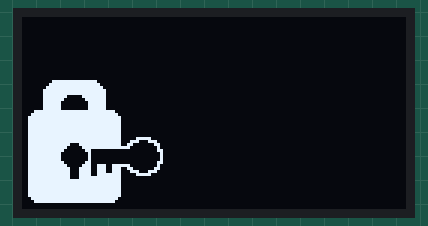
Recording of a program running on a simulated MicroPython board. Parts: 128×64 one-colour display. Library files of the repository ran but are not shown: ssd1306.py.

Above: at 0.31 s.
At 0.69 s:
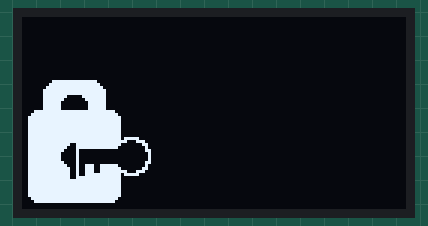
At 1.2 s:
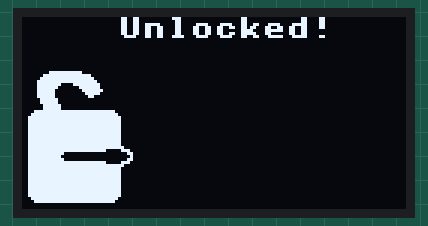

The program:

main.py
```python
import ssd1306
import framebuf
import machine
import frames
import time

frms=frames.init_frames()
fseq=[0,1,2,3,4,5,5,5,5,5]
i2c0=machine.I2C(0,scl=machine.Pin(5),sda=machine.Pin(4),freq=400000)
d=ssd1306.SSD1306_I2C(128,64,i2c0,0x3c)
delay=1/6

while True:
    for i in fseq:
        time.sleep(delay)
        fbuf=framebuf.FrameBuffer(frms[i],48,48,framebuf.MONO_HMSB)
        d.fill(0)
        d.blit(fbuf,0,16,0)
        if i==5:
            d.text('Unlocked!',32,0)
        d.show()
```

frames.py
```python
def init_frames():
    return [bytearray(b'\x00\x00\x00\x00\x00\x00\x00\x00\x00\x00\x00\x00\x00\x00\x00\x00\x00\x00\x00\x00\x00\x00\x00\x00\x00\x00\x00\x00\x00\x00\x00\xfc\xff\x01\x00\x00\x00\xfe\xff\x03\x00\x00\x00\xff\xff\x07\x00\x00\x80\xff\xff\x0f\x00\x00\x80\xff\xff\x0f\x00\x00\x80\x7f\xf0\x0f\x00\x00\x80?\xe0\x0f\x00\x00\x80\x1f\xc0\x0f\x00\x00\x80\x1f\xc0\x0f\x00\x00\x80\x1f\xc0\x0f\x00\x00\xf0\xff\xff\x7f\x00\x00\xf8\xff\xff\xff\x00\x00\xfc\xff\xff\xff\x01\x00\xfc\xff\xff\xff\x01\x00\xfc\xff\xff\xff\x01\x00\xfc\xff\xff\xff\x01\x00\xfc\xff\xff\xff\x01\x00\xfc\xff\xff\xff\x01\x00\xfc\xff\xff\xff\x01\x00\xfc\xff\xff\xff\xc1\x07\xfc\xff\xff\xffq\x1c\xfc\xff\xf8\xff\x190\xfc\x7f\xf0\xff\x0f \xfc?`\x00\x00`\xfc\x1f@\x00\x00@\xfc\x1f@\x00\x00@\xfc\x1f@\x00\x00@\xfc?`\x00\x00`\xfc\x7fp\xce\x0f \xfc\xffx\xce\x190\xfc\xffx\xceq\x1c\xfc\xffx\xfe\xc1\x07\xfc\xff\xf8\xff\x01\x00\xfc\xff\xff\xff\x01\x00\xfc\xff\xff\xff\x01\x00\xfc\xff\xff\xff\x01\x00\xfc\xff\xff\xff\x01\x00\xfc\xff\xff\xff\x01\x00\xfc\xff\xff\xff\x01\x00\xf8\xff\xff\xff\x00\x00\xf0\xff\xff\x7f\x00\x00\x00\x00\x00\x00\x00\x00\x00\x00\x00\x00\x00\x00'), bytearray(b'\x00\x00\x00\x00\x00\x00\x00\x00\x00\x00\x00\x00\x00\x00\x00\x00\x00\x00\x00\x00\x00\x00\x00\x00\x00\x00\x00\x00\x00\x00\x00\xfc\xff\x01\x00\x00\x00\xfe\xff\x03\x00\x00\x00\xff\xff\x07\x00\x00\x80\xff\xff\x0f\x00\x00\x80\xff\xff\x0f\x00\x00\x80\x7f\xf0\x0f\x00\x00\x80?\xe0\x0f\x00\x00\x80\x1f\xc0\x0f\x00\x00\x80\x1f\xc0\x0f\x00\x00\x80\x1f\xc0\x0f\x00\x00\xf0\xff\xff\x7f\x00\x00\xf8\xff\xff\xff\x00\x00\xfc\xff\xff\xff\x01\x00\xfc\xff\xff\xff\x01\x00\xfc\xff\xff\xff\x01\x00\xfc\xff\xff\xff\x01\x00\xfc\xff\xff\xff\x01\x00\xfc\xff\xff\xff\x01\x00\xfc\xff\xff\xff\x01\x00\xfc\xff\xff\xff\xf1\x01\xfc\xff\xff\xff\x1d\x07\xfc\xff\xf8\xff\x07\x0c\xfc\x7f\xf0\xff\x03\x08\xfc?\x10\x00\x00\x18\xfc\x1f\x10\x00\x00\x10\xfc\x1f\x10\x00\x00\x10\xfc\x1f\x10\x00\x00\x10\xfc?\x10\x00\x00\x18\xfc\x7f\x90\xf3\x03\x08\xfc\xff\x98\xf3\x07\x0c\xfc\xff\x98\xf3\x1d\x07\xfc\xff\x98\xff\xf1\x01\xfc\xff\xf8\xff\x01\x00\xfc\xff\xff\xff\x01\x00\xfc\xff\xff\xff\x01\x00\xfc\xff\xff\xff\x01\x00\xfc\xff\xff\xff\x01\x00\xfc\xff\xff\xff\x01\x00\xfc\xff\xff\xff\x01\x00\xf8\xff\xff\xff\x00\x00\xf0\xff\xff\x7f\x00\x00\x00\x00\x00\x00\x00\x00\x00\x00\x00\x00\x00\x00'), bytearray(b'\x00\x00\x00\x00\x00\x00\x00\x00\x00\x00\x00\x00\x00\x00\x00\x00\x00\x00\x00\x00\x00\x00\x00\x00\x00\x00\x00\x00\x00\x00\x00\xfc\xff\x01\x00\x00\x00\xfe\xff\x03\x00\x00\x00\xff\xff\x07\x00\x00\x80\xff\xff\x0f\x00\x00\x80\xff\xff\x0f\x00\x00\x80\x7f\xf0\x0f\x00\x00\x80?\xe0\x0f\x00\x00\x80\x1f\xc0\x0f\x00\x00\x80\x1f\xc0\x0f\x00\x00\x80\x1f\xc0\x0f\x00\x00\xf0\xff\xff\x7f\x00\x00\xf8\xff\xff\xff\x00\x00\xfc\xff\xff\xff\x01\x00\xfc\xff\xff\xff\x01\x00\xfc\xff\xff\xff\x01\x00\xfc\xff\xff\xff\x01\x00\xfc\xff\xff\xff\x01\x00\xfc\xff\xff\xff\x01\x00\xfc\xff\xff\xff\x01\x00\xfc\xff\xff\xff}\x00\xfc\xff\xff\xff\xc7\x01\xfc\xff\xfc\xff\x01\x03\xfc\x7f\xfc\xff\x00\x02\xfc?\x04\x00\x00\x06\xfc\x1f\x04\x00\x00\x04\xfc\x1f\x04\x00\x00\x04\xfc\x1f\x04\x00\x00\x04\xfc?\x04\x00\x00\x06\xfc\x7f\xe4\xfc\x00\x02\xfc\xff\xe4\xfc\x01\x03\xfc\xff\xe4\xfc\xc7\x01\xfc\xff\xe4\xff}\x00\xfc\xff\xfc\xff\x01\x00\xfc\xff\xff\xff\x01\x00\xfc\xff\xff\xff\x01\x00\xfc\xff\xff\xff\x01\x00\xfc\xff\xff\xff\x01\x00\xfc\xff\xff\xff\x01\x00\xfc\xff\xff\xff\x01\x00\xf8\xff\xff\xff\x00\x00\xf0\xff\xff\x7f\x00\x00\x00\x00\x00\x00\x00\x00\x00\x00\x00\x00\x00\x00'), bytearray(b'\x00\x00\x00\x00\x00\x00\x00\x00\x00\x00\x00\x00\x00\x00\x00\x00\x00\x00\x00\x00\x00\x00\x00\x00\x00\x00\x00\x00\x00\x00\x00\xfc\xff\x01\x00\x00\x00\xfe\xff\x03\x00\x00\x00\xff\xff\x07\x00\x00\x80\xff\xff\x0f\x00\x00\x80\xff\xff\x0f\x00\x00\x80\x7f\xf0\x0f\x00\x00\x80?\xe0\x0f\x00\x00\x80\x1f\xc0\x0f\x00\x00\x80\x1f\xc0\x0f\x00\x00\x80\x1f\xc0\x0f\x00\x00\xf0\xff\xff\x7f\x00\x00\xf8\xff\xff\xff\x00\x00\xfc\xff\xff\xff\x01\x00\xfc\xff\xff\xff\x01\x00\xfc\xff\xff\xff\x01\x00\xfc\xff\xff\xff\x01\x00\xfc\xff\xff\xff\x01\x00\xfc\xff\xff\xff\x01\x00\xfc\xff\xff\xff\x01\x00\xfc\xff\xff\xff\x1f\x00\xfc\xff\xff\xffq\x00\xfc\xff\xff\x7f\xc0\x00\xfc\x7f\xff?\x80\x00\xfc?\x01\x00\x80\x01\xfc\x1f\x01\x00\x00\x01\xfc\x1f\x01\x00\x00\x01\xfc\x1f\x01\x00\x00\x01\xfc?\x01\x00\x80\x01\xfc\x7f9?\x80\x00\xfc\xff9\x7f\xc0\x00\xfc\xff9\xffq\x00\xfc\xff\xf9\xff\x1f\x00\xfc\xff\xff\xff\x01\x00\xfc\xff\xff\xff\x01\x00\xfc\xff\xff\xff\x01\x00\xfc\xff\xff\xff\x01\x00\xfc\xff\xff\xff\x01\x00\xfc\xff\xff\xff\x01\x00\xfc\xff\xff\xff\x01\x00\xf8\xff\xff\xff\x00\x00\xf0\xff\xff\x7f\x00\x00\x00\x00\x00\x00\x00\x00\x00\x00\x00\x00\x00\x00'), bytearray(b'\x00\x00\x00\x00\x00\x00\x00\x00\x00\x00\x00\x00\x00\x00\x00\x00\x00\x00\x00\x00\x00\x00\x00\x00\x00\x00\x00\x00\x00\x00\x00\xfc\xff\x01\x00\x00\x00\xfe\xff\x03\x00\x00\x00\xff\xff\x07\x00\x00\x80\xff\xff\x0f\x00\x00\x80\xff\xff\x0f\x00\x00\x80\x7f\xf0\x0f\x00\x00\x80?\xe0\x0f\x00\x00\x80\x1f\xc0\x0f\x00\x00\x80\x1f\xc0\x0f\x00\x00\x80\x1f\xc0\x0f\x00\x00\xf0\xff\xff\x7f\x00\x00\xf8\xff\xff\xff\x00\x00\xfc\xff\xff\xff\x01\x00\xfc\xff\xff\xff\x01\x00\xfc\xff\xff\xff\x01\x00\xfc\xff\xff\xff\x01\x00\xfc\xff\xff\xff\x01\x00\xfc\xff\xff\xff\x01\x00\xfc\xff\xff\xff\x01\x00\xfc\xff\xff\xff\x07\x00\xfc\xff\xff\x7f\x1c\x00\xfc\xff\xff\x1f0\x00\xfc\xff\xff\x0f \x00\xfc\x7f\x00\x00`\x00\xfc_\x00\x00@\x00\xfc_\x00\x00@\x00\xfc_\x00\x00@\x00\xfc\x7f\x00\x00`\x00\xfc\xff\xcf\x0f \x00\xfc\xff\xcf\x1f0\x00\xfc\xff\xcf\x7f\x1c\x00\xfc\xff\xff\xff\x07\x00\xfc\xff\xff\xff\x01\x00\xfc\xff\xff\xff\x01\x00\xfc\xff\xff\xff\x01\x00\xfc\xff\xff\xff\x01\x00\xfc\xff\xff\xff\x01\x00\xfc\xff\xff\xff\x01\x00\xfc\xff\xff\xff\x01\x00\xf8\xff\xff\xff\x00\x00\xf0\xff\xff\x7f\x00\x00\x00\x00\x00\x00\x00\x00\x00\x00\x00\x00\x00\x00'), bytearray(b'\x00\x00\x00\x00\x00\x00\x00\x00\x00\x00\x00\x00\x00\xfe\x0f\x00\x00\x00\x80\xff\x7f\x00\x00\x00\xc0\xff\xff\x00\x00\x00\xe0\xff\xff\x01\x00\x00\xe0\x1f\xfe\x03\x00\x00\xe0\x0f\xf8\x03\x00\x00\xe0\x07\xf0\x07\x00\x00\xe0\x07\xe0\x03\x00\x00\xe0\x07\xc0\x00\x00\x00\xc0\x0f\x00\x00\x00\x00\xc0\x0f\x00\x00\x00\x00\x80\x1f\x00\x00\x00\x00\x80\x1f\x00\x00\x00\x00\xf0\xff\xff\x7f\x00\x00\xf8\xff\xff\xff\x00\x00\xfc\xff\xff\xff\x01\x00\xfc\xff\xff\xff\x01\x00\xfc\xff\xff\xff\x01\x00\xfc\xff\xff\xff\x01\x00\xfc\xff\xff\xff\x01\x00\xfc\xff\xff\xff\x01\x00\xfc\xff\xff\xff\x01\x00\xfc\xff\xff\xff\x01\x00\xfc\xff\xff\xff\x01\x00\xfc\xff\xff\xff\x01\x00\xfc\xff\xff\xff\x03\x00\xfc\xff\xff\x0f\x0e\x00\xfc?\x00\x00\x18\x00\xfc\x1f\x00\x00\x10\x00\xfc?\x00\x00\x18\x00\xfc\xff\xff\x0f\x0e\x00\xfc\xff\xff\xff\x03\x00\xfc\xff\xff\xff\x01\x00\xfc\xff\xff\xff\x01\x00\xfc\xff\xff\xff\x01\x00\xfc\xff\xff\xff\x01\x00\xfc\xff\xff\xff\x01\x00\xfc\xff\xff\xff\x01\x00\xfc\xff\xff\xff\x01\x00\xfc\xff\xff\xff\x01\x00\xfc\xff\xff\xff\x01\x00\xfc\xff\xff\xff\x01\x00\xf8\xff\xff\xff\x00\x00\xf0\xff\xff\x7f\x00\x00\x00\x00\x00\x00\x00\x00\x00\x00\x00\x00\x00\x00')]
```

Measured:
- by itself, everything shown: repeats every 1.9 s, in 6 steps
- what the display in image 2 shows lasts 0.9 s, from 1.2 s to 2.1 s
